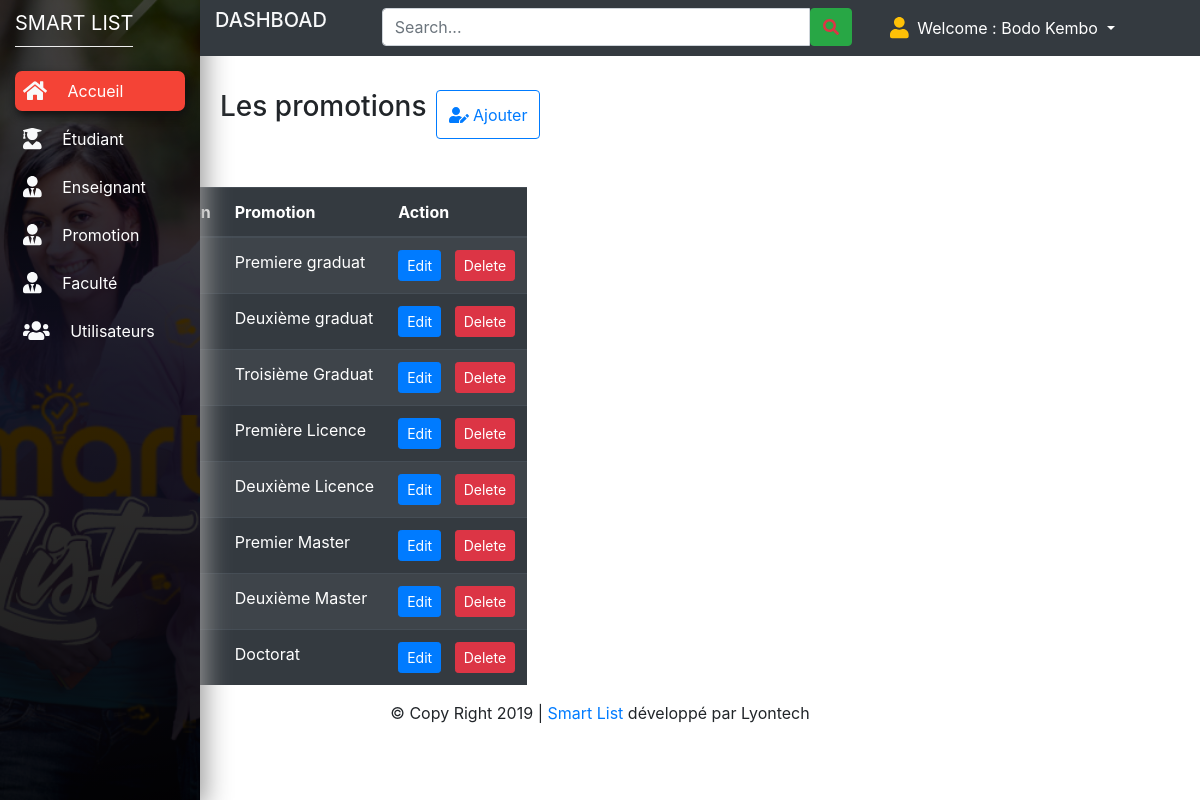
Screenshot of /pages/admin/dashboard.php?p=promotion (signed in) with the database file from the repository.
### tables this page shows
CREATE TABLE `t_promotion` (
  `idpromo` int(11) NOT NULL,
  `slug_promo` varchar(10) DEFAULT NULL,
  `promotion` varchar(20) DEFAULT NULL,
  `iduser` int(11) DEFAULT NULL
);

### pages/admin/promotion.php (the view, shortened to what this page needs)
<?php
require_once('../../app/cnx.php');
 $spromo ="SELECT * FROM t_promotion";
$reqpromo =$bdd->query($spromo);
?>
<div class="col-xl-10 col-lg-9 col-md-8 ml-auto">
   <div class="row pt-md-5 mt-md-3 mb-5">
       <h3>Les promotions</h3> &nbsp;&nbsp;<button type="button" class="btn btn-outline-primary my-2 my-sm-0" data-toggle="modal" data-target="#exampleModal">
                    <span class="fas fa-user-edit"></span>
                    Ajouter
            </button>
</div>
</div>
<section>
<div class="container-fluid">
<div class="row">
<div class="col-md-8 col-md-12 col-md8 ml-auto">
    <table class="table table-striped  table-dark">
                  <thead>
                    <tr>
                    <th scope="col">#</th>
                    <th scope="col">Slug Promotion</th>
                    <th scope="col">Promotion</th>
                    <th scope="col">Action</th>
                  </tr>
                  </thead>
                  <tbody>
                            <?php foreach ($reqpromo as $promotion){?>
                                <tr>
                                <td><?php echo $promotion['idpromo']?></td>
                                <td><?php echo $promotion['slug_promo']?></td>
                                <td><?php echo $promotion['promotion']?></td>
                                <td>
                                  <a class="btn btn-sm btn-primary" href="dashboard.php?p=edituser&id=<?php echo $promotion['idpromo']?>">Edit</a> &nbsp;
                                  <a class="btn btn-sm btn-danger" href="dashboard.php?p=edituser&id=<?php echo $promotion['idpromo']?>">Delete</a>
                                </td>
                                </tr>
                                <?php }?>
                </table>
                </div>
</div>
</div>
</section>

### css/design.css (style rules this page uses)
* { margin: 0px; padding: 0px; }
body { font-family: 'Montserrat', sans-serif; }
.container-fluid { margin-left: 200px; }
.col-lg-9 { margin-top: 10px; }

### rows the page displays
t_promotion: promotion "Premiere graduat"
t_promotion: promotion "Deuxième graduat"
t_promotion: promotion "Troisième Graduat"
t_promotion: promotion "Première Licence"
t_promotion: promotion "Deuxième Licence"
t_promotion: promotion "Premier Master"
t_promotion: promotion "Deuxième Master"
t_promotion: promotion "Doctorat"

### other values shown
$user "Bodo Kembo"
